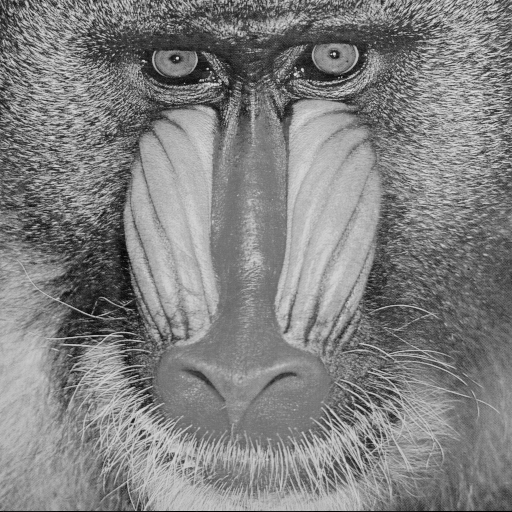
#> input picture baboon.png, 512 x 512 px
$ python trabalho1.py ../baboon.png
#> lines starting #> are read from the running program, lines starting #| are printed output that depends on the picture
#> further down, img is the input picture: shape (512, 512); min 0, max 230, mean 129.1
### Trabalho1/auxiliar1.py
# Funcoes auxiliares

import cv2 as cv
import numpy as np

# exibir: exibe a imagem em uma janela e a salva em um arquivo se o usuario entrar "s", senão
# apenas continua a execucao
def exibir(janela,img,saida,close):
#> called with janela = 'Original', saida = '../baboon.png', close = 0
    print("Exibindo {}".format(saida))
    cv.imshow(janela, img)
    k = cv.waitKey(0) & 0xFF
#> (key Esc is pressed here)

    if k == ord("s"):
        print("Gerando arquivo {}".format(saida))
        cv.imwrite(saida, img)

    print()

    # Parametro close == 1 fecha apenas a janela selecionada
    # Parametro close == 2 fecha todas as janelas
    if close == 1:
        cv.destroyWindow(janela)
    elif close == 2:
        cv.destroyAllWindows()
    else:
        return

# correcaoGamma: corrige o brilho da imagem de acordo com a power law transform
# [15 lines left out: functions correcaoGamma, getPlano, not called in this run]

# criaFiltros: cria as matrizes referentes aos filtros contidos no enunciado e
# retorna um conjunto de tuplas com o nome de cada filtro e a matriz correspondente
def criaFiltros():
    h1 = np.array((
        [0, 0, -1, 0, 0],
        [0, -1, -2, -1, 0],
        [-1, -2, 16, -2, -1],
        [0, -1, -2, -1, 0],
        [0, 0, -1, 0, 0]), dtype="int")

    h2 = np.array((
        [1, 4, 6, 4, 1],
        [4, 16, 24, 16, 4],
        [6, 24, 36, 24, 6],
        [4, 16, 24, 16, 4],
        [1, 4, 6, 4, 1]), dtype="float") / 256

    h3 = np.array((
        [-1, 0, 1],
        [-2, 0, 2],
        [-1, 0, 1]), dtype="int")

    h4 = np.array((
        [-1, -2, -1],
        [0, 0, 0],
        [1, 2, 1]), dtype="int")

    h5 = np.array((
        [-1, -1, -1],
        [-1, 8, -1],
        [-1, -1, -1]), dtype="int")

    h6 = np.ones((3,3), dtype="float") / 9

    h7 = np.array((
        [-1, -1, 2],
        [-1, 2, -1],
        [2, -1, -1]), dtype="int")

    h8 = np.array((
        [2, -1, -1],
        [-1, 2, -1],
        [-1, -1, 2]), dtype="int")

    h9 = np.diag(np.ones(9, dtype="float")) / 9

    h10 = np.array((
        [-1, -1, -1, -1, -1],
        [-1, 2, 2, 2, -1],
        [-1, 2, 8, 2, -1],
        [-1, 2, 2, 2, -1],
        [-1, -1, -1, -1, -1]), dtype="float") / 8

    h11 = np.array((
        [-1, -1, 0],
        [-1, 0, 1],
        [0, 1, 1]), dtype="int")

    filtros = (
        ("h1",h1),
        ("h2",h2),
        ("h3",h3),
        ("h4",h4),
        ("h5",h5),
        ("h6",h6),
        ("h7",h7),
        ("h8",h8),
        ("h9",h9),
        ("h10",h10),
        ("h11",h11)
        )

    return filtros

# Conversao para garantir intervalo de intensidades entre um lower bound e um upper bound
def intervalo(img, lb, ub):
    img = np.clip(img, lb, ub)
    img = img.astype(np.uint8)
    return img

# aplicaFiltros: recebe um conjunto de filtros e os aplica em uma imagem, exibindo
# o resultado em seguida
def aplicaFiltros(filtros, img, nomeImg):
#> called with nomeImg = '../baboon.png'
    for (nomeFiltro, filtro) in filtros:
        print("Aplicando filtro {}".format(nomeFiltro))
        #print("Filtro original\n", filtro)
        #print("Filtro rotacionado\n", cv.flip(filtro, -1))

        # A funcao filter2d da biblioteca OpenCV de fato realiza uma operacao de correlacao e nao
        # convolucao. Por isso, e preciso rotacionar a mascara do filtro em 180 graus para obter o resultado
        # esperado quando a mascara nao e simetrica. A rotacao e feita por cv.flip com parametro -1 para
        # rotacionar simultaneamente a matriz do filtro na horizontal e vertical. O parametro escolhido para
        # o tratamento de bordas e a replicacao dos pixels
        res = cv.filter2D(img, -1, cv.flip(filtro, -1), borderType = cv.BORDER_REPLICATE)
        exibir("{} ".format(nomeFiltro), res, "{}_{}".format(nomeFiltro, nomeImg), 0)
#> this loop made 11 passes; (key Enter is pressed on pass 1)
#> pass 1, in aplicaFiltros, `res = cv.filter2D(img, -1, cv.flip(filtro, -1), borderType = cv.BORDER..`:
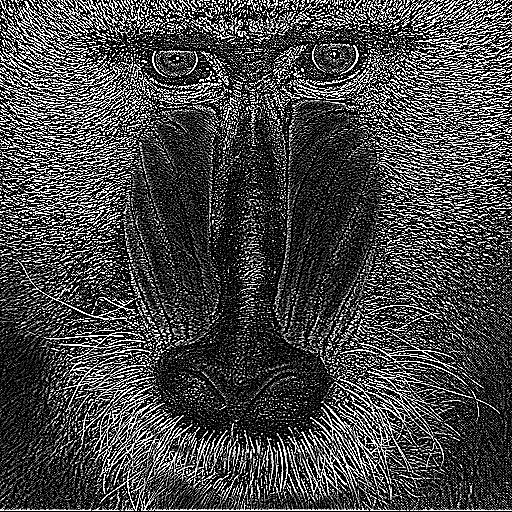
#> res: shape (512, 512); min 0, max 255, mean 71.5
#> pass 3, in aplicaFiltros, `res = cv.filter2D(img, -1, cv.flip(filtro, -1), borderType = cv.BORDER..`:
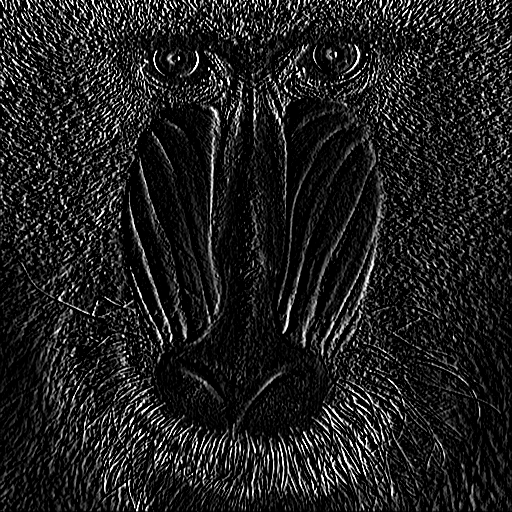
#> res: shape (512, 512); min 0, max 255, mean 31.7

# combFiltros: aplica a combinacao de dois filtros em uma mesma imagem
def combFiltros(filtros, f1, f2, img, nomeImg):
#> called with f1 = 2, f2 = 3, nomeImg = '../baboon.png'
    nomeF1, filtro1 = filtros[f1]
    nomeF2, filtro2 = filtros[f2]
    print("Aplicando composicao de filtros {} e {}".format(nomeF1, nomeF2))
    #print("Filtro 1: ", nomeF1)
    #print("Filtro 2: ", nomeF2)

    # Aplica cada filtro individualmente e armazena o resultado em 2 variaveis
    temp1 = cv.filter2D(img, -1, cv.flip(filtro1, -1), borderType = cv.BORDER_REPLICATE)
    temp2 = cv.filter2D(img, -1, cv.flip(filtro2, -1), borderType = cv.BORDER_REPLICATE)
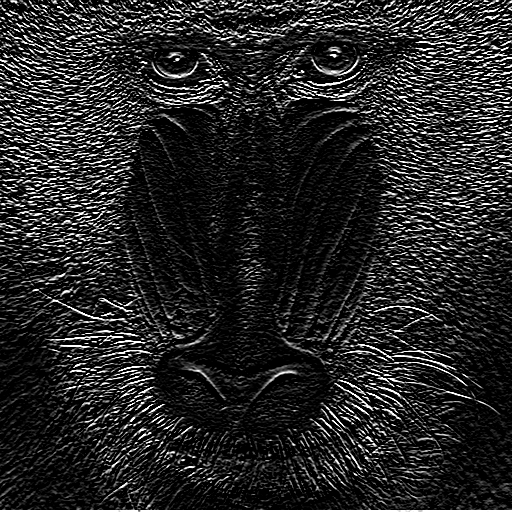
#> temp2: shape (512, 512); min 0, max 255, mean 38.9

    # Eleva a matriz resultado de cada filtro ao quadrado
    temp3 = np.square(temp1, dtype="float32")
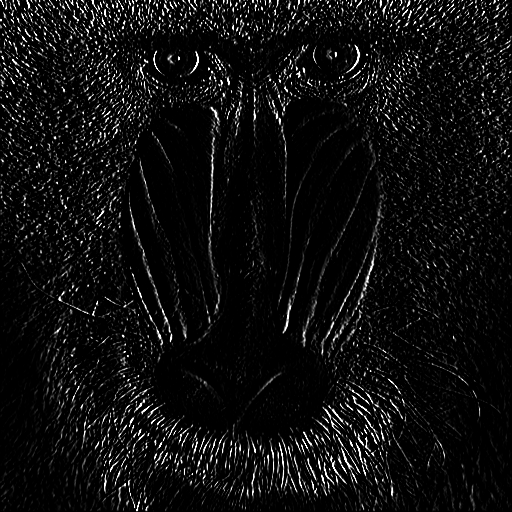
#> temp3: shape (512, 512) float32; min 0, max 65025, mean 3846; drawn with min black and max white
    #temp3 = intervalo(temp3, 0, 255)
    #print("Temp3\n", temp3)
    temp4 = np.square(temp2, dtype="float32")
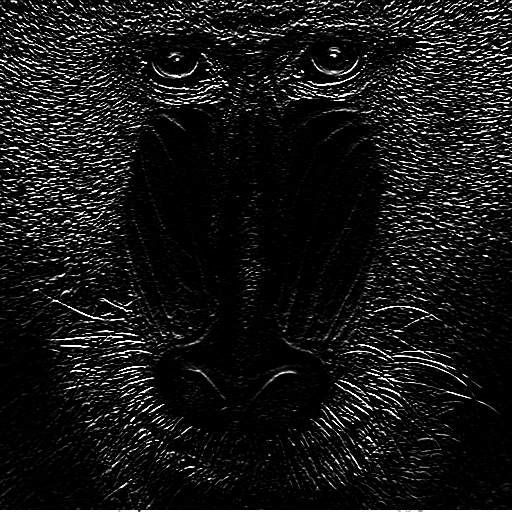
#> temp4: shape (512, 512) float32; min 0, max 65025, mean 5908.1; drawn with min black and max white
    #temp4 = intervalo(temp4, 0, 255)
    #print("Temp4\n", temp4)

    # Soma as duas matrizes resultado de cada filtro
    temp5 = np.add(temp3, temp4,dtype="float32")
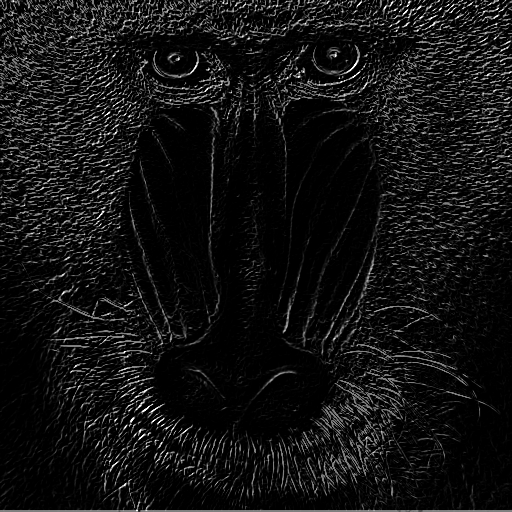
#> temp5: shape (512, 512) float32; min 0, max 130050, mean 9754.1; drawn with min black and max white
    #temp5 = intervalo(temp5, 0, 255)
    res = np.zeros((img.shape[0], img.shape[1]), dtype="float32")

    # Obtém o resultado final extraindo a raiz quadrada da soma anterior
    np.sqrt(temp5, res)

    # Conversao para garantir intervalo de intensidades entre 0 e 255
    res = intervalo(res, 0, 255)

    #print(res)

    exibir("{}_{}".format(nomeF1, nomeF2), res, "{}_{}_{}".format(nomeF1, nomeF2, nomeImg), 0)
#> in exibir (call 13), `cv.imshow(janela, img)`:
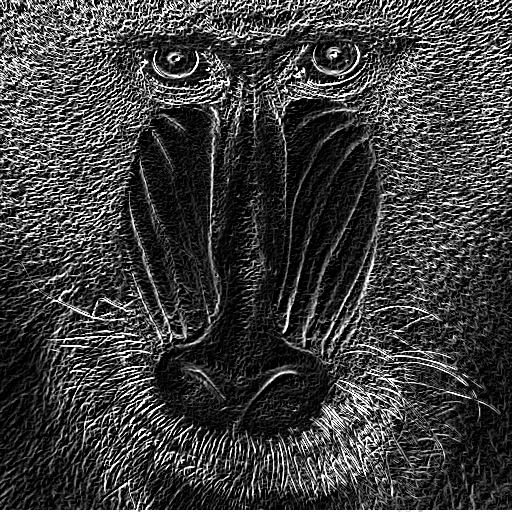
#> window 'h3_h4': shape (512, 512); min 0, max 255, mean 62.4

### Trabalho1/trabalho1.py
# Processamento de imagens
# Trabalho 1

# Aluno: Bruno Mendes Richau
# RA: 157743

import cv2 as cv
import sys, auxiliar1 as a

# Verifica se usuario forneceu os argumentos corretamente
if len(sys.argv) != 2:
    print("Uso: trabalho1.py <imagem.png>")
    sys.exit()
else:
    inp = sys.argv[1]
    print("Imagem original: ", inp)
    img = cv.imread(inp, 0)

    # Decide qual filtro sera executado de acordo com a entrada
    if img is None:
        sys.exit("Nao foi possivel ler a imagem")
    else:
        a.exibir("Original",img,"{}".format(inp),0)

        # Cria filtros conforme o enunciado, aplica-os as imagens
        # e exibe os resultados utilizando funcoes auxiliares
        filtros = a.criaFiltros()
        a.aplicaFiltros(filtros, img, inp)
        a.combFiltros(filtros, 2, 3, img, inp)

        cv.destroyAllWindows()

$ run again, on city.png
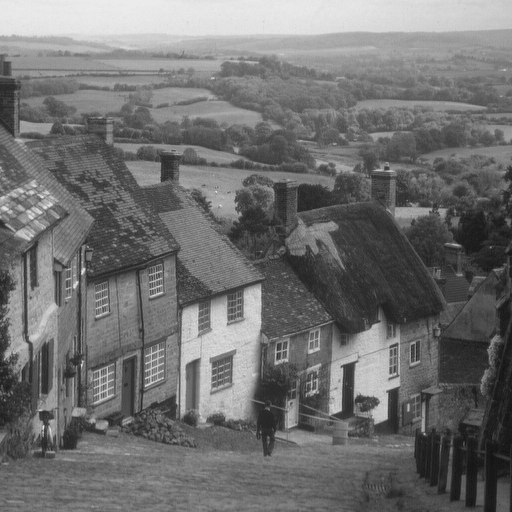
#> input picture city.png, 512 x 512 px
#> img is the input picture: shape (512, 512); min 16, max 235, mean 112.2
#> the loop in aplicaFiltros, `for (nomeFiltro, filtro) in filtros:` made 11 passes; (key Enter is pressed on pass 1)
#> pass 1, in aplicaFiltros, `res = cv.filter2D(img, -1, cv.flip(filtro, -1), borderType = cv.BORDER..`:
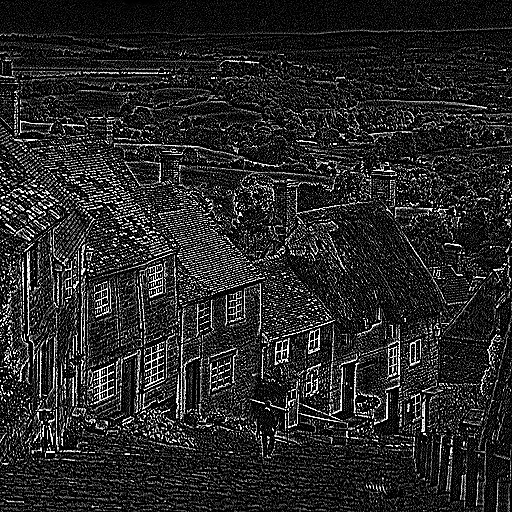
#> res: shape (512, 512); min 0, max 255, mean 39.3
#> in exibir (call 13), `cv.imshow(janela, img)`:
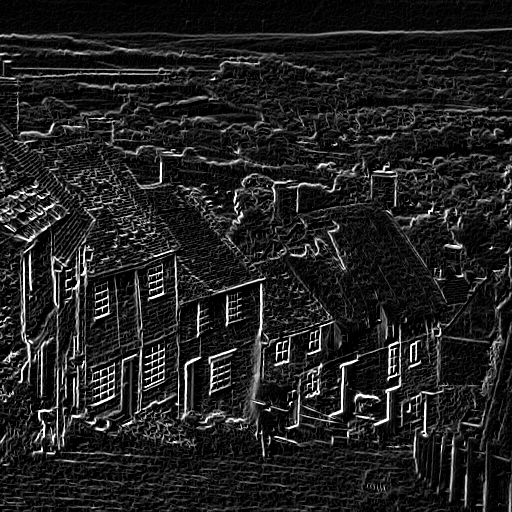
#> window 'h3_h4': shape (512, 512); min 0, max 255, mean 32.8

$ run again, on city1_1b.png
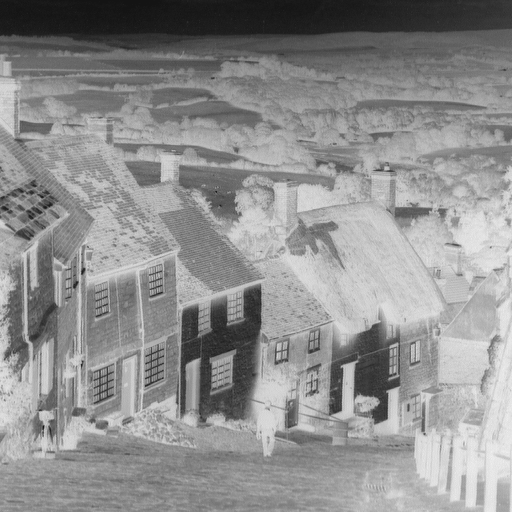
#> input picture city1_1b.png, 512 x 512 px
#> img is the input picture: shape (512, 512); min 20, max 239, mean 142.8
#> the loop in aplicaFiltros, `for (nomeFiltro, filtro) in filtros:` made 11 passes; (key Enter is pressed on pass 1)
#> pass 1, in aplicaFiltros, `res = cv.filter2D(img, -1, cv.flip(filtro, -1), borderType = cv.BORDER..`:
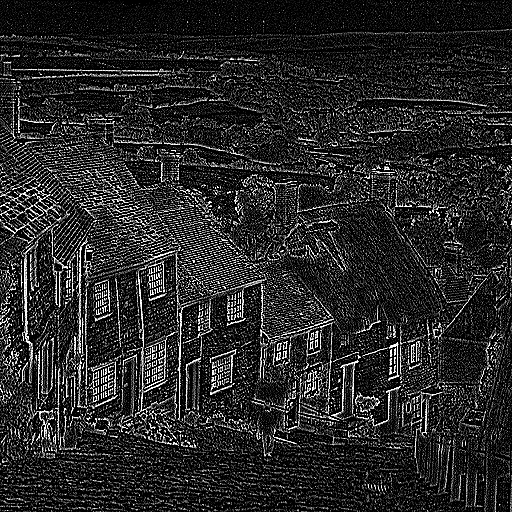
#> res: shape (512, 512); min 0, max 255, mean 40.5
#> in exibir (call 13), `cv.imshow(janela, img)`:
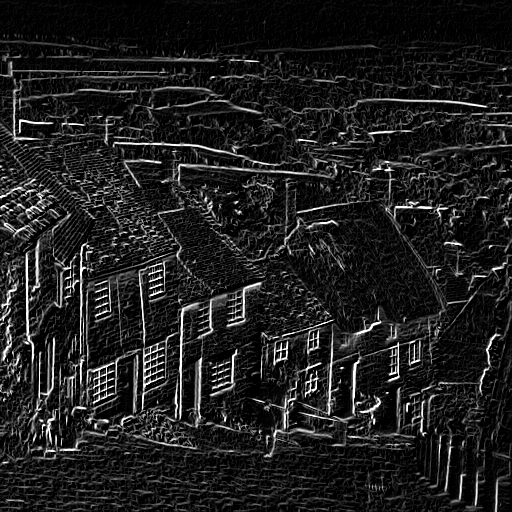
#> window 'h3_h4': shape (512, 512); min 0, max 255, mean 31

$ run again, on city1_1c.png
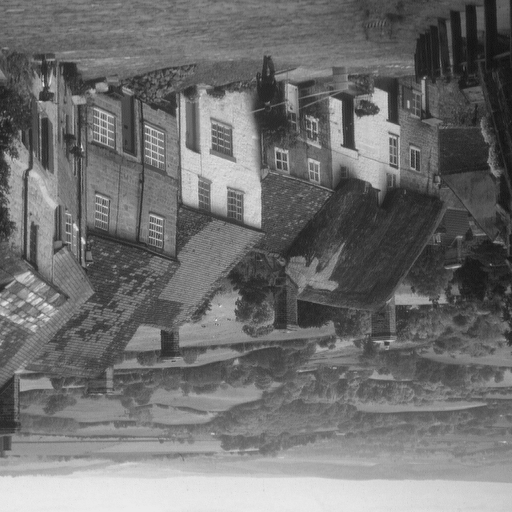
#> input picture city1_1c.png, 512 x 512 px
#> img is the input picture: shape (512, 512); min 16, max 235, mean 112.2
#> the loop in aplicaFiltros, `for (nomeFiltro, filtro) in filtros:` made 11 passes; (key Enter is pressed on pass 1)
#> in exibir (call 13), `cv.imshow(janela, img)`:
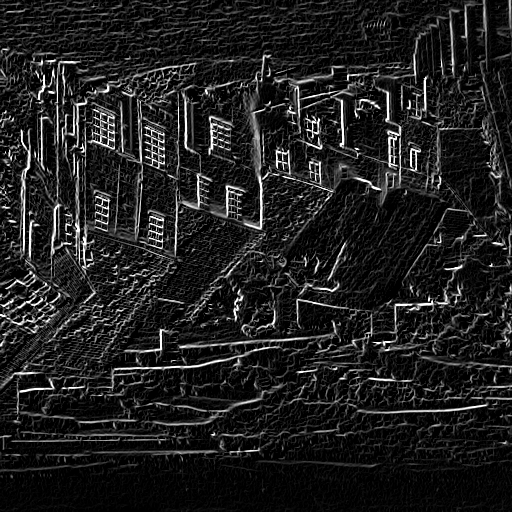
#> window 'h3_h4': shape (512, 512); min 0, max 255, mean 31.5
